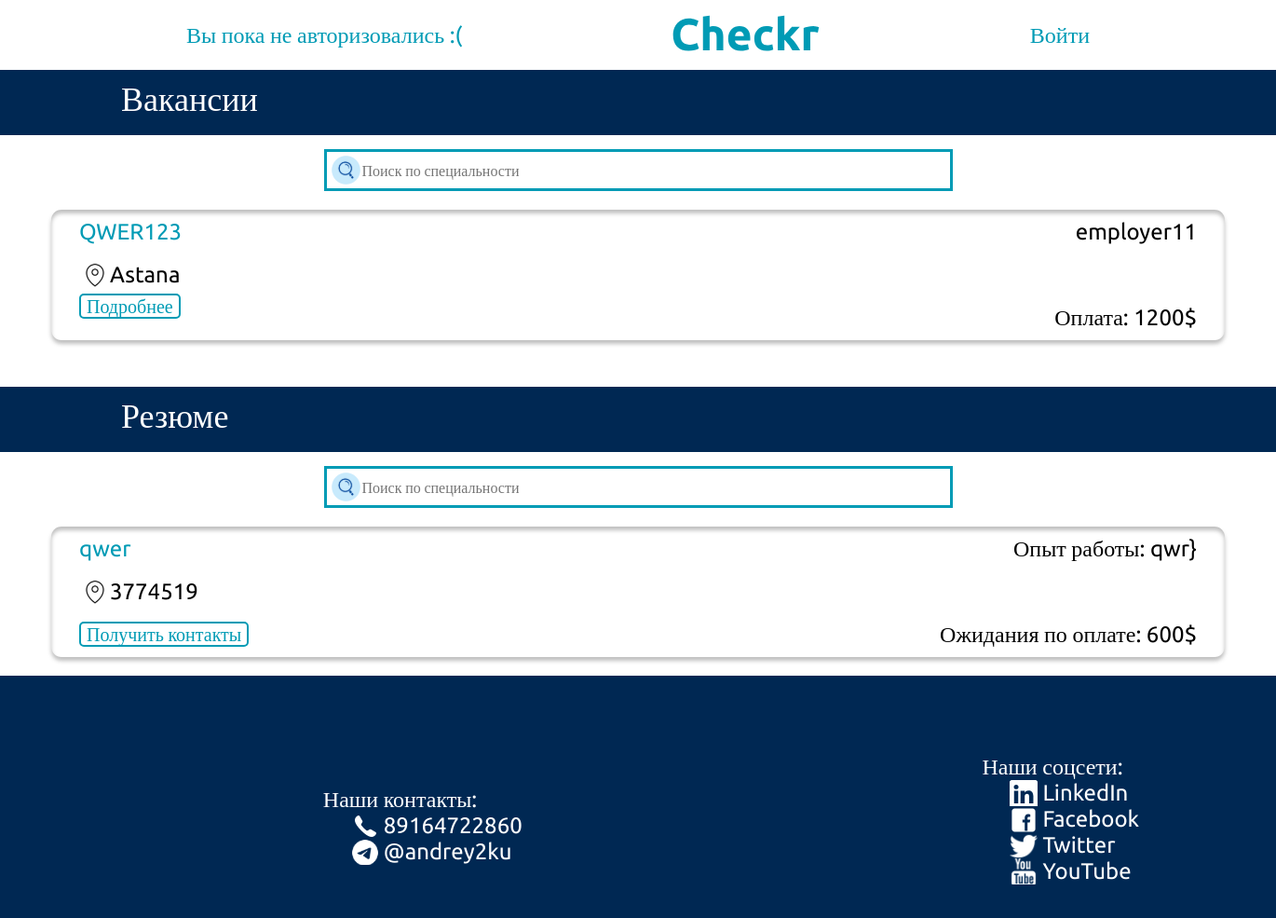
/, run on an earlier commit of the app's database.
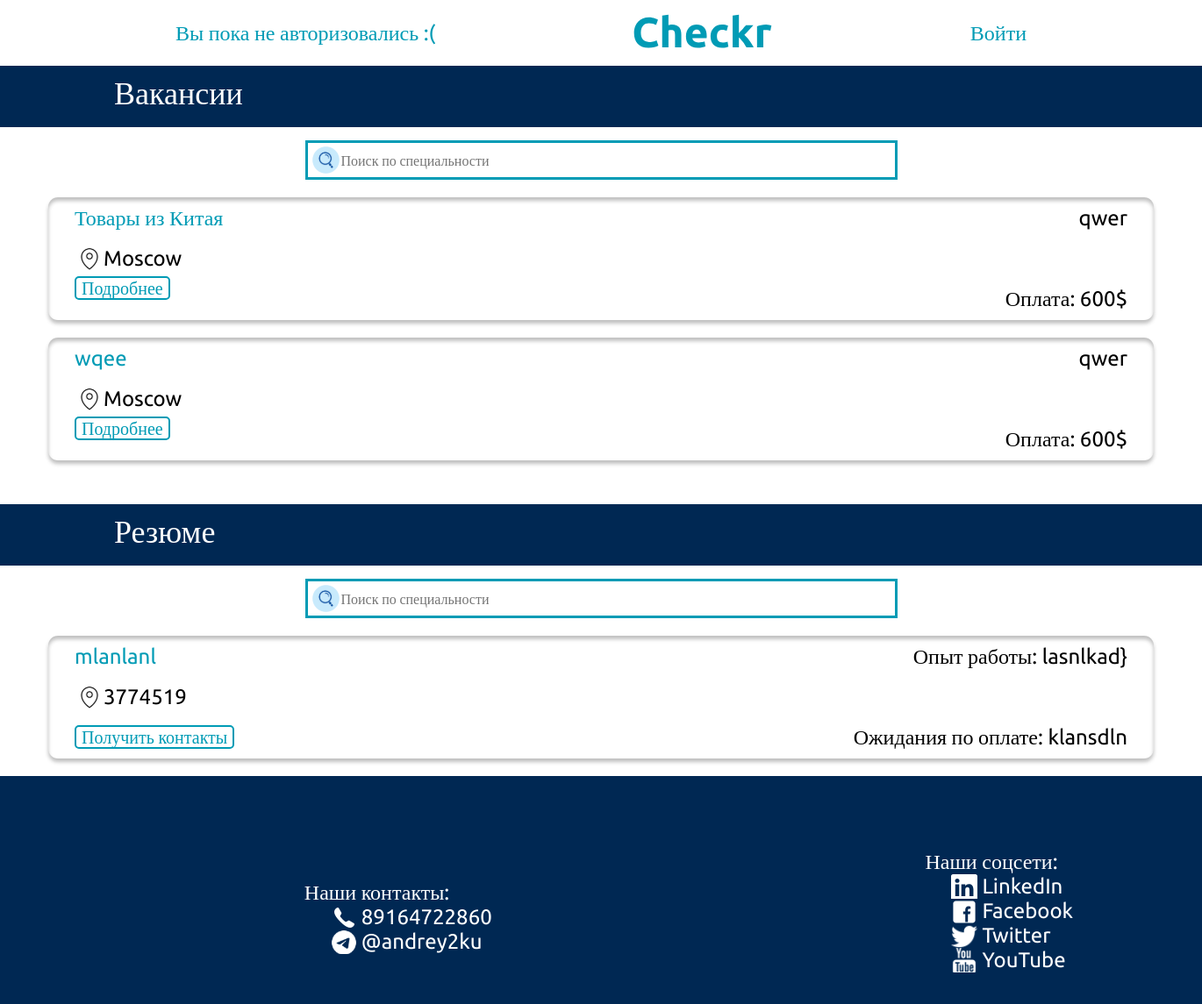
And on a later commit of the database.
### my_hh_app/models.py (models this page shows, shortened)
class Vacancies(models.Model):
    title = models.CharField("Title", max_length=200)
    location = models.CharField("Location", max_length=200)
    salary = models.CharField("salary", max_length=200)
    skills = models.ManyToManyField(Skills)
    author = models.ForeignKey(User, on_delete=models.SET_NULL, null=True)
    company_name = models.ForeignKey(Companies, on_delete=models.SET_NULL, null=True)
    description = models.TextField("description", default="")

class Companies(models.Model):
    company_name = models.CharField("company_name", max_length=200)
    author = models.ForeignKey(User, on_delete=models.SET_NULL, default="", null=True)
    foundation_data = models.DateField("foundation_data", default=datetime.datetime.now(), null=True)
    industry = models.CharField("industry", max_length=200, default="", null=True)
    strategy_description = models.TextField("Strategy_description", default="", null=True)
    def __str__(self):
        return self.company_name

class Resume(models.Model):
    name = models.CharField("name", max_length=200)
    option = (("male", "Мужской"), ("female", "Женский"))
    gender = models.CharField("gender", max_length=200, choices=option)
    spec = models.TextField("speciality", max_length=200)
    experience = models.TextField("experience")
    option = (("full-time", "full-time"), ("part-time", "part-time"))
    type_of_employment = models.CharField("type_of_employment", max_length=200, choices=option)
    skills = models.ManyToManyField(Skills)
    age = models.CharField("age", max_length=3)
    phone = models.CharField("phone", max_length=20)
    salary = models.CharField("salary", max_length=200)
    adres = models.CharField("adres", max_length=200)
    author = models.ForeignKey(User, on_delete=models.SET_NULL, null=True)

### my_hh_app/views.py (the view)
# urls.py: path('', views.index,name='index'),
def index(request):
    resume = None
    vacancies = None
    if request.method == "POST":
        if "resumes_search" in request.POST and "vacancies_search" in request.POST:
            resume = Resume.objects.filter(spec__contains=request.POST.get("resumes_search", ""))
            vacancies = Vacancies.objects.filter(title__contains=request.POST.get("vacancies_search", ""))
        elif "vacancies_search" in request.POST:
            vacancies = Vacancies.objects.filter(title__contains=request.POST.get("vacancies_search", ""))
            resume = Resume.objects.all()
        elif "resumes_search" in request.POST:
            resume = Resume.objects.filter(spec__contains=request.POST.get("resumes_search", ""))
            vacancies = Vacancies.objects.all()
    else:
        resume = Resume.objects.all()
        vacancies = Vacancies.objects.all()
    skills = Skills.objects.all()
    context = {"resumes": resume, "vacancies": vacancies, "skills": skills, }
    return render(request, "my_hh_app/index.html", context)

### my_hh_app/templates/my_hh_app/index.html (shortened to what this page needs)
<!DOCTYPE html>
{% extends 'my_hh_app/base.html' %}
{% block content %}
  <section>
    <div class="vacancies__header">Вакансии </div>
    <div class="search__div">
      <form  class = "search__form" method="post" id="1">
      <input class="vacancies__search"  type="search" placeholder="Поиск по специальности" name="vacancies_search">
      </form>
    </div>
    {% for vacancy in vacancies %}
    <div class="vacancies__card">
      <div class="vacancies__card__div__1">
        <a class="vacancy__name" href="/vacancy_view/{{vacancy.id}}/0">{{vacancy.title}}</a>
        <a class="company__name" href="#"> {{vacancy.company_name}}</a>
      </div>
      <div class="vacancies__card__div__2">
        <span class="vacancies__city">{{vacancy.location}}</span>
      </div>
      <div class="vacancies__card__div__3">
        <a class="respond__btn" href="/vacancy_view/{{vacancy.id}}/0"> Подробнее </a>
        <span class="salary">Оплата: {{vacancy.salary}}</span>
      </div>
    </div>
    {% endfor %}
  </section>
  <section class="resumes">
    <div class="vacancies__header">Резюме </div>
    <div class="search__div">
      <form  class = "search__form" method="post" id="2">
      <input class="vacancies__search"  type="search" placeholder="Поиск по специальности" name="resumes_search">
      </form>
    </div>
    {% for resume in resumes %}
    <div class="vacancies__card">
      <div class="vacancies__card__div__1">
        <a class="vacancy__name" href="resume_view/{{resume.id}}">{{resume.spec}}</a>
        <a class="company__name" href="resume_view/{{resume.id}}"> Опыт работы: {{resume.experience}}}</a>
      </div>
      <div class="vacancies__card__div__2">
        <span class="vacancies__city">{{resume.adres}}</span>
      </div>
      <div class="vacancies__card__div__3">
        <a href="resume_view/{{resume.id}}" class="contact__button" type="submit">
          <div class="respond__btn">Получить контакты</div>
        </a>
        <span class="salary">Ожидания по оплате: {{resume.salary}}</span>
      </div>
    </div>
    {% endfor %}
  </section>
</body>
</html>
{% endblock %}

What changed in the data, as far as the page shows it:
removed Vacancies: title "QWER123", company_name "employer11", location "Astana", salary "1200$"
removed Resume: spec "qwer", experience "qwr", adres "3774519", salary "600$"
added Vacancies: title "Товары из Китая", company_name "qwer", location "Moscow", salary "600$"
added Vacancies: title "wqee", company_name "qwer", location "Moscow", salary "600$"
added Resume: spec "mlanlanl", experience "lasnlkad", adres "3774519", salary "klansdln"
